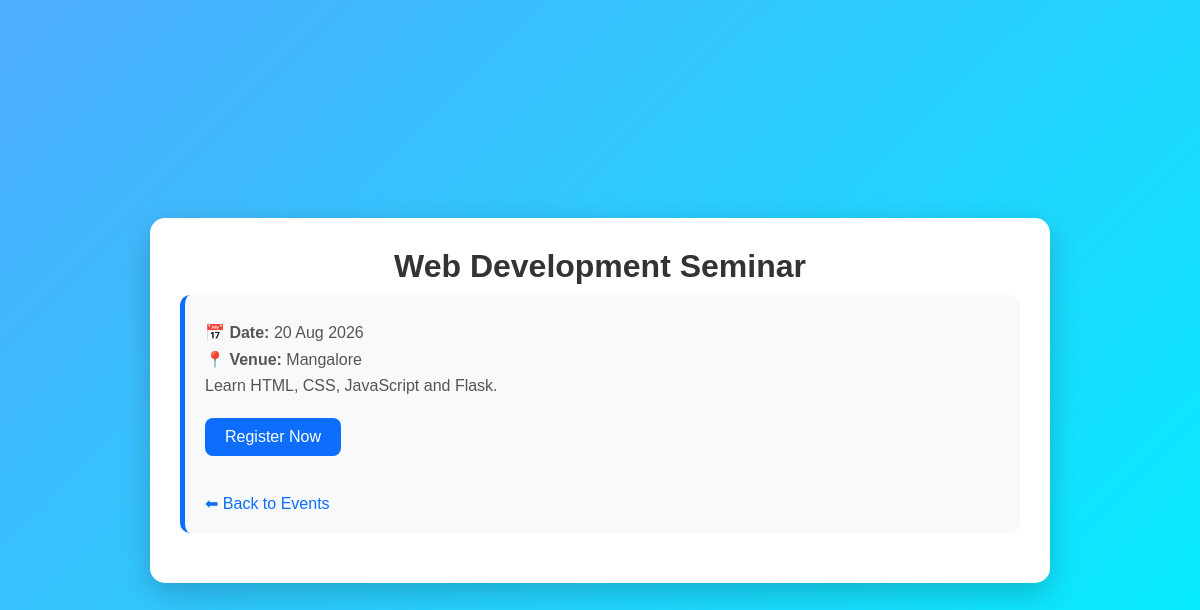
/event/3, run on the app's committed database.
### tables this page shows
CREATE TABLE events(
        id INTEGER PRIMARY KEY AUTOINCREMENT,
        title TEXT,
        date TEXT,
        venue TEXT,
        description TEXT
    );

### app.py (the view)
@app.route("/event/<int:event_id>")
def event(event_id):
    conn = sqlite3.connect("events.db")
    c = conn.cursor()
    c.execute("SELECT * FROM events WHERE id=?", (event_id,))
    event = c.fetchone()
    conn.close()
    return render_template("event.html", event=event)

### templates/event.html (shortened to what this page needs)
<!DOCTYPE html>
<html lang="en">
<head>
    <link rel="stylesheet"
          href="{{ url_for('static', filename='style.css') }}">
</head>
<body>
<div class="container">
    <h1>{{ event[1] }}</h1>
    <div class="card">
        <p><strong>📅 Date:</strong> {{ event[2] }}</p>
        <p><strong>📍 Venue:</strong> {{ event[3] }}</p>
        <p>{{ event[4] }}</p>
        <a href="/register/{{ event[0] }}" class="btn">
            Register Now
        </a>
        <br><br>
        <a href="/" class="back">
            ⬅ Back to Events
        </a>
    </div>
</div>
</body>
</html>

### static/style.css (style rules this page uses)
* { margin:0; padding:0; box-sizing:border-box; font-family:Arial, sans-serif; }
body { background:linear-gradient(135deg,#4facfe,#00f2fe); min-height:100vh; display:flex; justify-content:center; align-items:center; padding:30px; }
.container { width:90%; max-width:900px; background:white; padding:30px; border-radius:15px; box-shadow:0 10px 30px rgba(0,0,0,0.2); }
h1 { text-align:center; margin-bottom:10px; color:#333; }
.card { background:#f8f9fa; border-left:5px solid #0d6efd; padding:20px; margin-bottom:20px; border-radius:10px; }
.card p { margin:8px 0; color:#555; }
.btn { display:inline-block; margin-top:15px; background:#0d6efd; color:white; text-decoration:none; padding:10px 20px; border-radius:8px; transition:.3s; border:none; cursor:pointer; }
.back { display:inline-block; margin-top:20px; text-decoration:none; color:#0d6efd; }

### data on the page
events: title "Web Development Seminar", date "20 Aug 2026", venue "Mangalore", description "Learn HTML, CSS, JavaScript and Flask."
